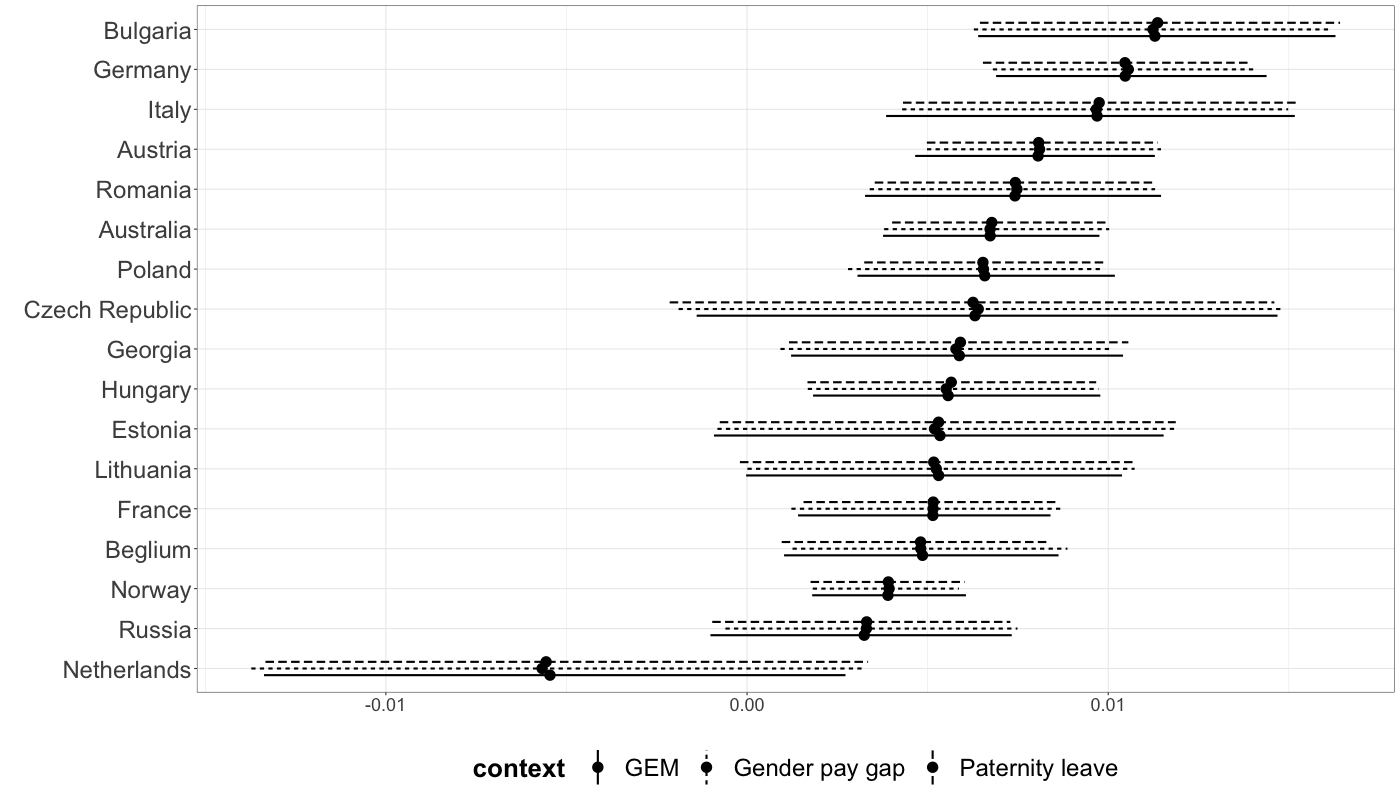

This figure's R source:
# make a bargraph for ME/FI correlations

# if running directly from file and not sourcing:
# setwd("~/Dropbox/Fatherinvolv_jmf_s1/revise fatherinvol - Sociological Science/data")
# pacman::p_load(foreign,car,VGAM,nnet,DAMisc) 
# load("data/ggs.mf_011216.RData")



load("analyses/results/analysisresults.fifle_pat_160118.RData")
flepat <- analysisresults.fifle_pat
rm(analysisresults.fifle_pat)

load("analyses/results/analysisresults.fifle_gem_160118.RData")
flemat <- analysisresults.fifle_gem
rm(analysisresults.fifle_gem)

load("analyses/results/analysisresults.fifle_gpg_160118.RData")
fledif <- analysisresults.fifle_gpg
rm(analysisresults.fifle_gpg)

# Plot for dots with CI

# extract the coefficients and CI of indep varas

coef <- cbind(flepat[17,1], flemat[17,1], fledif[17,1],
              flepat[16,1], flemat[16,1], fledif[16,1], flepat[15,1], flemat[15,1], fledif[15,1],
              flepat[14,1], flemat[14,1], fledif[14,1], flepat[13,1], flemat[13,1], fledif[13,1],
              flepat[12,1], flemat[12,1], fledif[12,1], flepat[11,1], flemat[11,1], fledif[11,1],
              flepat[10,1], flemat[10,1], fledif[10,1], flepat[9,1], flemat[9,1], fledif[9,1],
              flepat[8,1], flemat[8,1], fledif[8,1], flepat[7,1], flemat[7,1], fledif[7,1],
              flepat[6,1], flemat[6,1], fledif[6,1], flepat[5,1], flemat[5,1], fledif[5,1],
              flepat[4,1], flemat[4,1], fledif[4,1], flepat[3,1], flemat[3,1], fledif[3,1],
              flepat[2,1], flemat[2,1], fledif[2,1], flepat[1,1], flemat[1,1], fledif[1,1])
coef <- as.vector(coef)
coeflb <- cbind(flepat[17,2], flemat[17,2], fledif[17,2],
                flepat[16,2], flemat[16,2], fledif[16,2], flepat[15,2], flemat[15,2], fledif[15,2],
                flepat[14,2], flemat[14,2], fledif[14,2], flepat[13,2], flemat[13,2], fledif[13,2],
                flepat[12,2], flemat[12,2], fledif[12,2], flepat[11,2], flemat[11,2], fledif[11,2],
                flepat[10,2], flemat[10,2], fledif[10,2], flepat[9,2], flemat[9,2], fledif[9,2],
                flepat[8,2], flemat[8,2], fledif[8,2], flepat[7,2], flemat[7,2], fledif[7,2],
                flepat[6,2], flemat[6,2], fledif[6,2], flepat[5,2], flemat[5,2], fledif[5,2],
                flepat[4,2], flemat[4,2], fledif[4,2], flepat[3,2], flemat[3,2], fledif[3,2],
                flepat[2,2], flemat[2,2], fledif[2,2], flepat[1,2], flemat[1,2], fledif[1,2])
coeflb <- as.vector(coeflb)
coefub <- cbind(flepat[17,3], flemat[17,3], fledif[17,3],
                flepat[16,3], flemat[16,3], fledif[16,3], flepat[15,3], flemat[15,3], fledif[15,3],
                flepat[14,3], flemat[14,3], fledif[14,3], flepat[13,3], flemat[13,3], fledif[13,3],
                flepat[12,3], flemat[12,3], fledif[12,3], flepat[11,3], flemat[11,3], fledif[11,3],
                flepat[10,3], flemat[10,3], fledif[10,3], flepat[9,3], flemat[9,3], fledif[9,3],
                flepat[8,3], flemat[8,3], fledif[8,3], flepat[7,3], flemat[7,3], fledif[7,3],
                flepat[6,3], flemat[6,3], fledif[6,3], flepat[5,3], flemat[5,3], fledif[5,3],
                flepat[4,3], flemat[4,3], fledif[4,3], flepat[3,3], flemat[3,3], fledif[3,3],
                flepat[2,3], flemat[2,3], fledif[2,3], flepat[1,3], flemat[1,3], fledif[1,3])
coefub <- as.vector(coefub)


# save coef of independent variables in matrix + give column and row names

mat.rownames1 <- c("Russia", "Romania", "Poland", "Norway", "Netherlands", 
                   "Lithuania", "Italy", "Hungary", "Germany", "Georgia", 
                   "France", "Estonia", "Czech Republic", "Bulgaria", "Beglium", 
                   "Austria", "Australia")
mat.rownames2 <- mat.rownames1
mat.rownamest <- rep(mat.rownames1, each=3)
val1 <- rep(1,17)
valt <- rep(1:3,51)
context <- c("Paternity leave", "GEM", "Gender pay gap",
             "Paternity leave", "GEM", "Gender pay gap",
             "Paternity leave", "GEM", "Gender pay gap",
             "Paternity leave", "GEM", "Gender pay gap",
             "Paternity leave", "GEM", "Gender pay gap",
             "Paternity leave", "GEM", "Gender pay gap",
             "Paternity leave", "GEM", "Gender pay gap",
             "Paternity leave", "GEM", "Gender pay gap",
             "Paternity leave", "GEM", "Gender pay gap",
             "Paternity leave", "GEM", "Gender pay gap",
             "Paternity leave", "GEM", "Gender pay gap",
             "Paternity leave", "GEM", "Gender pay gap",
             "Paternity leave", "GEM", "Gender pay gap",
             "Paternity leave", "GEM", "Gender pay gap",
             "Paternity leave", "GEM", "Gender pay gap",
             "Paternity leave", "GEM", "Gender pay gap",
             "Paternity leave", "GEM", "Gender pay gap",
             "Paternity leave", "GEM", "Gender pay gap",
             "Paternity leave", "GEM", "Gender pay gap",
             "Paternity leave", "GEM", "Gender pay gap",
             "Paternity leave", "GEM", "Gender pay gap",
             "Paternity leave", "GEM", "Gender pay gap",
             "Paternity leave", "GEM", "Gender pay gap",
             "Paternity leave", "GEM", "Gender pay gap",
             "Paternity leave", "GEM", "Gender pay gap",
             "Paternity leave", "GEM", "Gender pay gap",
             "Paternity leave", "GEM", "Gender pay gap",
             "Paternity leave", "GEM", "Gender pay gap",
             "Paternity leave", "GEM", "Gender pay gap",
             "Paternity leave", "GEM", "Gender pay gap",
             "Paternity leave", "GEM", "Gender pay gap",
             "Paternity leave", "GEM", "Gender pay gap",
             "Paternity leave", "GEM", "Gender pay gap",
             "Paternity leave", "GEM", "Gender pay gap",
             "Paternity leave", "GEM", "Gender pay gap",
             "Paternity leave", "GEM", "Gender pay gap",
             "Paternity leave", "GEM", "Gender pay gap",
             "Paternity leave", "GEM", "Gender pay gap",
             "Paternity leave", "GEM", "Gender pay gap",
             "Paternity leave", "GEM", "Gender pay gap",
             "Paternity leave", "GEM", "Gender pay gap",
             "Paternity leave", "GEM", "Gender pay gap",
             "Paternity leave", "GEM", "Gender pay gap",
             "Paternity leave", "GEM", "Gender pay gap",
             "Paternity leave", "GEM", "Gender pay gap",
             "Paternity leave", "GEM", "Gender pay gap",
             "Paternity leave", "GEM", "Gender pay gap",
             "Paternity leave", "GEM", "Gender pay gap",
             "Paternity leave", "GEM", "Gender pay gap",
             "Paternity leave", "GEM", "Gender pay gap",
             "Paternity leave", "GEM", "Gender pay gap")
context <- as.factor(context)



order <- seq(1,51,1)

plot.data <- data.frame(group = mat.rownamest, lower = coeflb, est = coef,
          upper = coefub, valt, context, order)

df<- plot.data[1:51,]
df2=df[order(df$est),]
df2$group=factor(df2$group,levels=df2$group)

# make graph

png("analyses/figures/Figure 3/figure3_fifle_180118.png", width=1400, height= 800, pointsize=30)
se <- ggplot(df2, aes(x=factor(group), y=est, 
                            ymin=lower, ymax=upper, linetype=context))
se + geom_pointrange(aes(group=df2$context), position= position_dodge(width=0.5),
                     size=1) + 
  coord_flip() + theme(legend.position = "none") +
  theme_bw() + labs(x = "", y = "", colour="Intention") +
  theme(axis.text.x=element_text(size=18), axis.text.y=element_text(size=24), 
       axis.title.x=element_text(size=18, hjust=0.7), axis.title.y=element_text(size=18),
       legend.text = element_text(size=24), 
       legend.title = element_text(size=26, face="bold"),
       legend.position="bottom", legend.direction="horizontal")
dev.off()



####################################################################

rm(list=setdiff(ls(), "ggs.resp"))